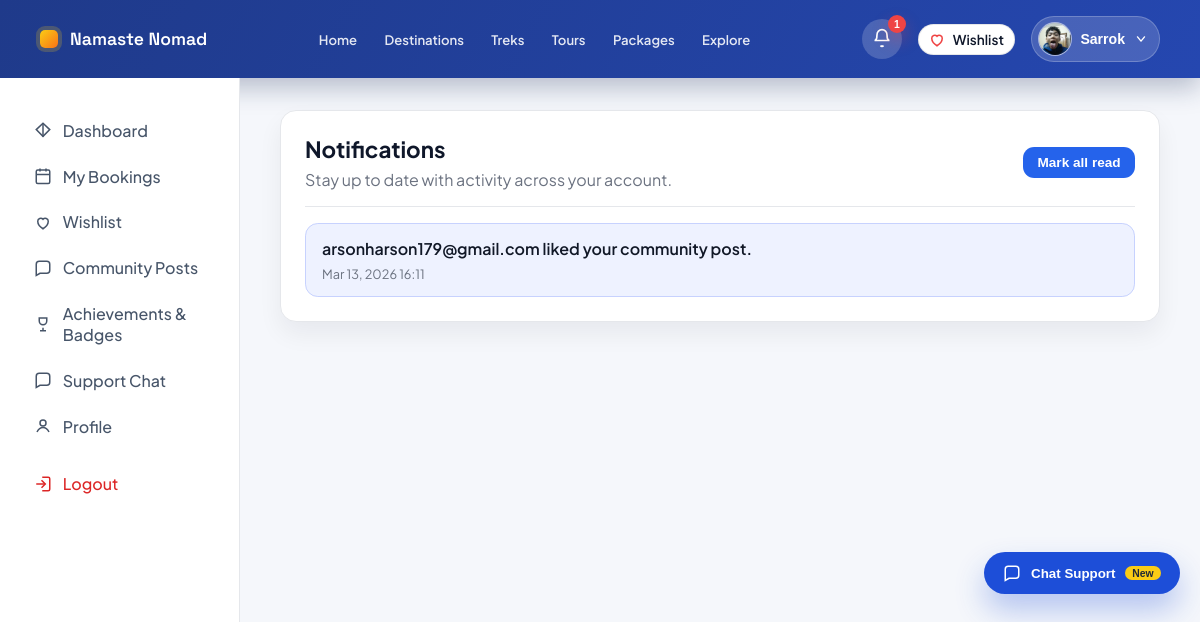
Before: /accounts/notifications/ (signed in) with the older database file.
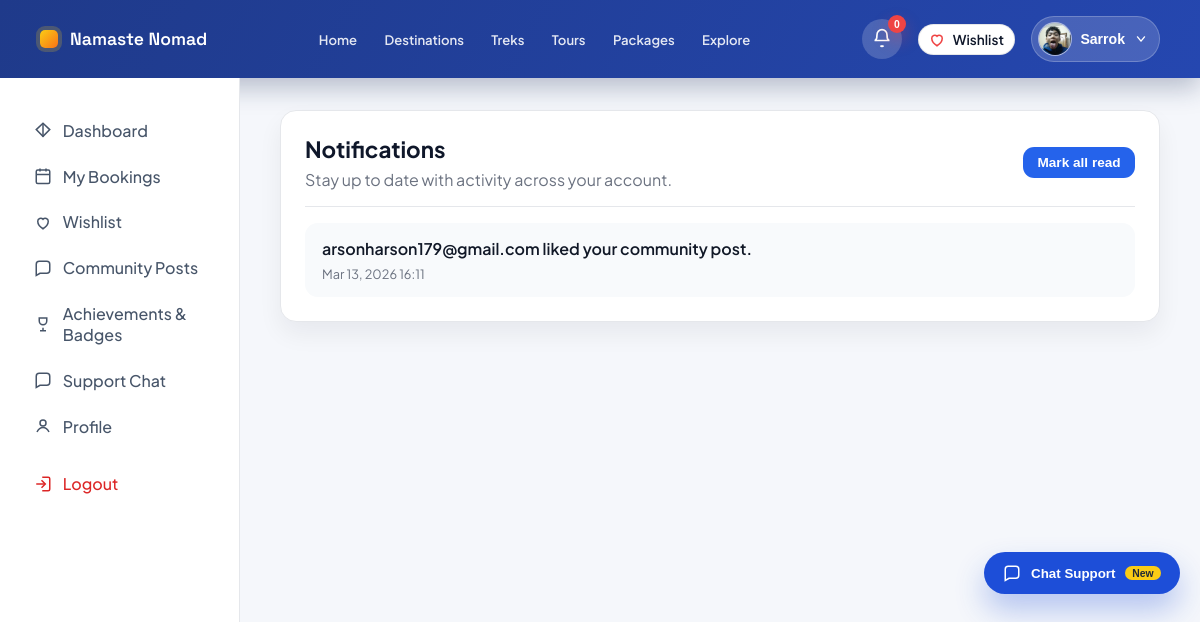
After: the same page with the newer database file.
### accounts/views.py (the view, shortened to what this page needs)
# urls.py: path('notifications/', views.notifications_list, name='notifications_list'),
@never_cache
@login_required(login_url='account_login_choice')
def notifications_list(request):
    notifications = Notification.objects.filter(user=request.user).order_by('-created_at')[:50]
    unread_count = Notification.objects.filter(user=request.user, is_read=False).count()
    for notification in notifications:
        notification.link = notification_link(notification)
    base_template = (
        'accounts/vendor_base.html'
        if request.user.user_type == 'vendor'
        else 'accounts/traveler_base.html'
    )
    context = {
        'base_template': base_template,
        'notifications': notifications,
        'unread_count': unread_count,
        'active_page': 'notifications',
    }
    if request.user.user_type == 'vendor':
        context['vendor_profile'] = _get_vendor_profile(request.user)
    else:
        traveler_profile = _get_traveler_profile(request.user)
        if traveler_profile is None:
            traveler_profile = TravelerProfile.objects.create(user=request.user)
        context['traveler_profile'] = traveler_profile
    return render(request, 'accounts/notifications.html', context)

### accounts/context_processors.py (called while the page is built)
def _safe_related(instance, relation_name):
    try:
        return getattr(instance, relation_name)
    except ObjectDoesNotExist:
        return None

def _display_name(user):
    full_name = user.get_full_name().strip()
    return full_name or user.username or user.email or 'Account'

def _avatar_url(user, user_type):
    if user_type == 'traveler':
        profile = _safe_related(user, 'traveler_profile')
        if profile and profile.avatar:
            return profile.avatar.url
    elif user_type == 'vendor':
        profile = _safe_related(user, 'vendor_profile')
        if profile and profile.logo:
            return profile.logo.url
    elif user_type == 'admin':
        profile = _safe_related(user, 'admin_profile')
        if profile and profile.avatar:
            return profile.avatar.url
    return ''

def _dashboard_url(user_type):
    if user_type == 'traveler':
        return reverse('traveler_home')
    if user_type == 'vendor':
        return reverse('vendor_dashboard')
    if user_type == 'admin':
        return reverse('admin_dashboard')
    return reverse('home')

### accounts/templates/accounts/notifications.html (shortened to what this page needs)
{% extends base_template %}
{% load static %}
{% block extra_css %}
    <link rel="stylesheet" href="{% static 'css/notifications_page.css' %}?v=20260313a">
{% endblock %}
{% block traveler_content %}
    {% include "accounts/includes/notifications_list.html" %}
{% endblock %}

Changed rows visible on the page:
changed Notification "arsonharson179@gmail.com liked your community post.": is_read False → True (drawn)
Other visible differences:
{{ notifications_unread_count|default:0 }}: "1" → "0"
